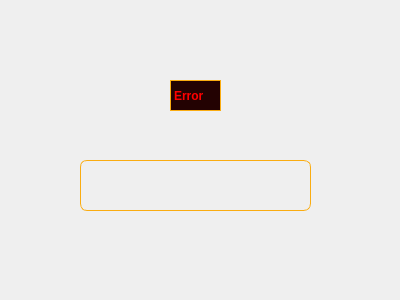
<?xml version="1.0" encoding="UTF-8"?>
<ui version="4.0">
 <class>warningWindow</class>
 <widget class="QDialog" name="warningWindow">
  <property name="geometry">
   <rect>
    <x>0</x>
    <y>0</y>
    <width>400</width>
    <height>300</height>
   </rect>
  </property>
  <property name="windowTitle">
   <string>Dialog</string>
  </property>
  <widget class="QLabel" name="label">
   <property name="geometry">
    <rect>
     <x>170</x>
     <y>80</y>
     <width>51</width>
     <height>31</height>
    </rect>
   </property>
   <property name="styleSheet">
    <string notr="true">
  font-size: 125%;
  font-weight: 700;

  padding: .25em .5em;
  border: 1px solid rgb(250,172,17);


background-color: rgb(35, 2, 2);
color: rgb(255, 0, 0);</string>
   </property>
   <property name="text">
    <string>Error</string>
   </property>
  </widget>
  <widget class="QLabel" name="errorDiscription">
   <property name="geometry">
    <rect>
     <x>80</x>
     <y>160</y>
     <width>231</width>
     <height>51</height>
    </rect>
   </property>
   <property name="layoutDirection">
    <enum>Qt::LeftToRight</enum>
   </property>
   <property name="styleSheet">
    <string notr="true">color: rgb(0, 0, 0);
text-align: center; 
  display: inline-block;
  color: black;
  font-size: 125%;
  font-weight: 700;
  text-decoration: none;
  user-select: none;
  padding: .25em .5em;
  outline: none;
  border: 1px solid rgb(250,172,17);
  border-radius: 7px;
  background: rgb(255,212,3) linear-gradient(rgb(255,212,3), rgb(248,157,23));
  box-shadow: inset 0 -2px 1px rgba(0,0,0,0), inset 0 1px 2px rgba(0,0,0,0), inset 0 0 0 60px rgba(255,255,0,0);
  transition: box-shadow .2s, border-color .2s;</string>
   </property>
   <property name="text">
    <string/>
   </property>
   <property name="alignment">
    <set>Qt::AlignCenter</set>
   </property>
  </widget>
  <widget class="QLabel" name="background">
   <property name="geometry">
    <rect>
     <x>0</x>
     <y>0</y>
     <width>411</width>
     <height>471</height>
    </rect>
   </property>
   <property name="text">
    <string/>
   </property>
   <property name="pixmap">
    <pixmap resource="resources.qrc">:/img/img/woodTexture.jpg</pixmap>
   </property>
  </widget>
  <widget class="QLabel" name="label_2">
   <property name="geometry">
    <rect>
     <x>320</x>
     <y>230</y>
     <width>41</width>
     <height>41</height>
    </rect>
   </property>
   <property name="text">
    <string/>
   </property>
   <property name="pixmap">
    <pixmap resource="resources.qrc">:/img/img/deleteIcon.jpg</pixmap>
   </property>
   <property name="scaledContents">
    <bool>true</bool>
   </property>
  </widget>
  <widget class="QLabel" name="label_3">
   <property name="geometry">
    <rect>
     <x>10</x>
     <y>10</y>
     <width>81</width>
     <height>61</height>
    </rect>
   </property>
   <property name="text">
    <string/>
   </property>
   <property name="pixmap">
    <pixmap resource="resources.qrc">:/img/img/deleteIcon.jpg</pixmap>
   </property>
   <property name="scaledContents">
    <bool>true</bool>
   </property>
  </widget>
  <widget class="QLabel" name="label_4">
   <property name="geometry">
    <rect>
     <x>20</x>
     <y>190</y>
     <width>31</width>
     <height>91</height>
    </rect>
   </property>
   <property name="text">
    <string/>
   </property>
   <property name="pixmap">
    <pixmap resource="resources.qrc">:/img/img/deleteIcon.jpg</pixmap>
   </property>
   <property name="scaledContents">
    <bool>true</bool>
   </property>
  </widget>
  <widget class="QLabel" name="label_5">
   <property name="geometry">
    <rect>
     <x>260</x>
     <y>190</y>
     <width>81</width>
     <height>91</height>
    </rect>
   </property>
   <property name="text">
    <string/>
   </property>
   <property name="pixmap">
    <pixmap resource="resources.qrc">:/img/img/createIcon.jpg</pixmap>
   </property>
   <property name="scaledContents">
    <bool>true</bool>
   </property>
  </widget>
  <widget class="QLabel" name="label_6">
   <property name="geometry">
    <rect>
     <x>260</x>
     <y>50</y>
     <width>21</width>
     <height>21</height>
    </rect>
   </property>
   <property name="text">
    <string/>
   </property>
   <property name="pixmap">
    <pixmap resource="resources.qrc">:/img/img/deleteIcon.jpg</pixmap>
   </property>
   <property name="scaledContents">
    <bool>true</bool>
   </property>
  </widget>
  <widget class="QLabel" name="label_7">
   <property name="geometry">
    <rect>
     <x>280</x>
     <y>60</y>
     <width>20</width>
     <height>31</height>
    </rect>
   </property>
   <property name="text">
    <string/>
   </property>
   <property name="pixmap">
    <pixmap resource="resources.qrc">:/img/img/deleteIcon.jpg</pixmap>
   </property>
   <property name="scaledContents">
    <bool>true</bool>
   </property>
  </widget>
  <widget class="QLabel" name="label_8">
   <property name="geometry">
    <rect>
     <x>290</x>
     <y>30</y>
     <width>20</width>
     <height>31</height>
    </rect>
   </property>
   <property name="text">
    <string/>
   </property>
   <property name="pixmap">
    <pixmap resource="resources.qrc">:/img/img/deleteIcon.jpg</pixmap>
   </property>
   <property name="scaledContents">
    <bool>true</bool>
   </property>
  </widget>
  <widget class="QLabel" name="label_9">
   <property name="geometry">
    <rect>
     <x>310</x>
     <y>80</y>
     <width>61</width>
     <height>20</height>
    </rect>
   </property>
   <property name="text">
    <string/>
   </property>
   <property name="pixmap">
    <pixmap resource="resources.qrc">:/img/img/deleteIcon.jpg</pixmap>
   </property>
   <property name="scaledContents">
    <bool>true</bool>
   </property>
  </widget>
  <widget class="QLabel" name="label_10">
   <property name="geometry">
    <rect>
     <x>210</x>
     <y>20</y>
     <width>61</width>
     <height>20</height>
    </rect>
   </property>
   <property name="text">
    <string/>
   </property>
   <property name="pixmap">
    <pixmap resource="resources.qrc">:/img/img/deleteIcon.jpg</pixmap>
   </property>
   <property name="scaledContents">
    <bool>true</bool>
   </property>
  </widget>
  <zorder>background</zorder>
  <zorder>label</zorder>
  <zorder>errorDiscription</zorder>
  <zorder>label_3</zorder>
  <zorder>label_4</zorder>
  <zorder>label_5</zorder>
  <zorder>label_2</zorder>
  <zorder>label_6</zorder>
  <zorder>label_7</zorder>
  <zorder>label_8</zorder>
  <zorder>label_9</zorder>
  <zorder>label_10</zorder>
 </widget>
 <resources>
  <include location="resources.qrc"/>
 </resources>
 <connections/>
</ui>
